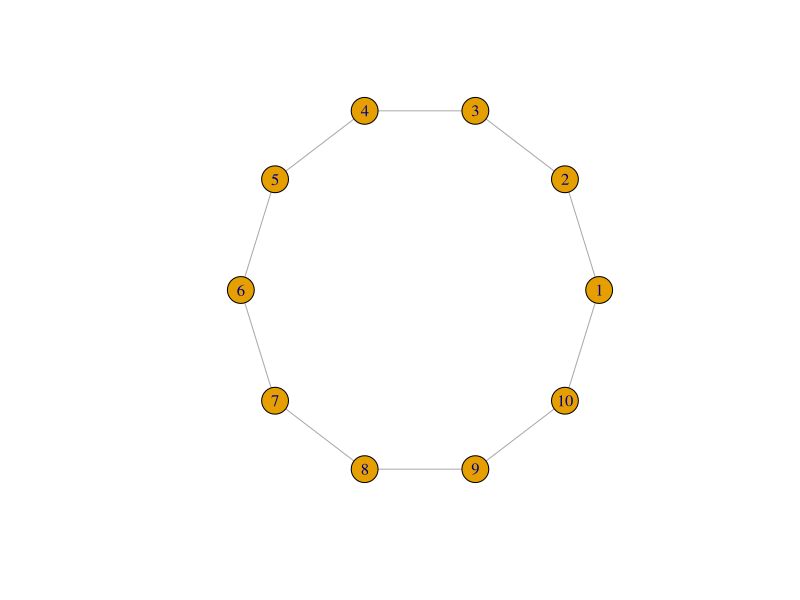
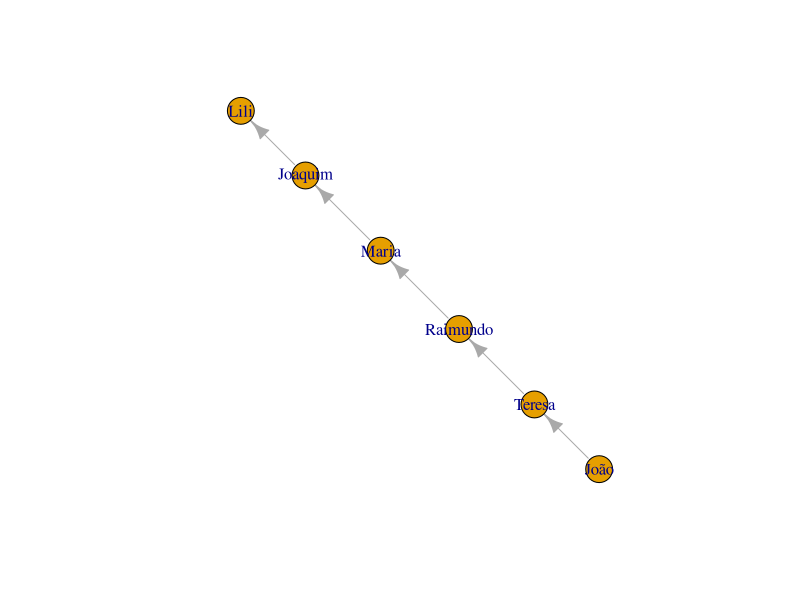
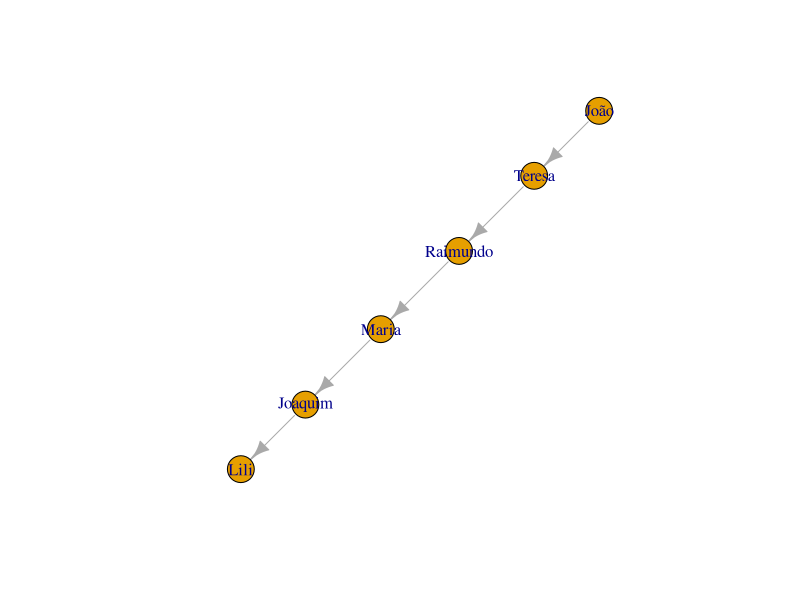
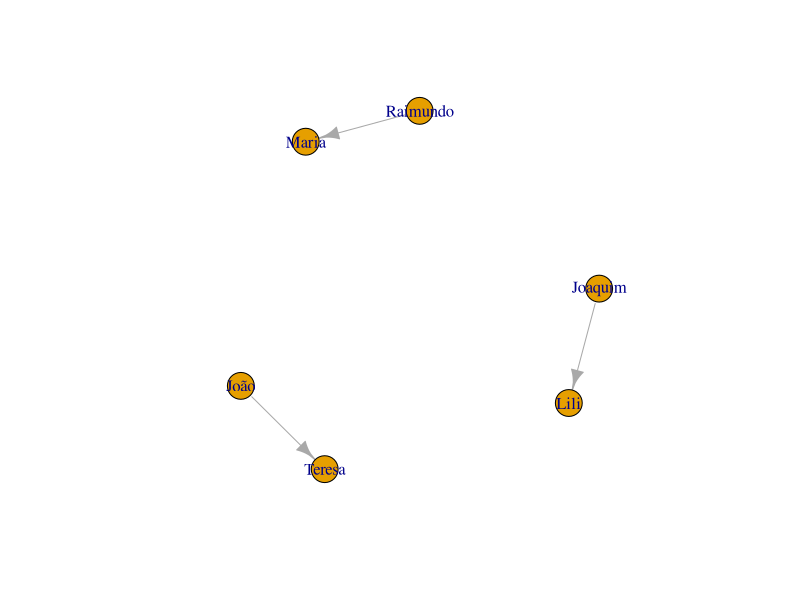
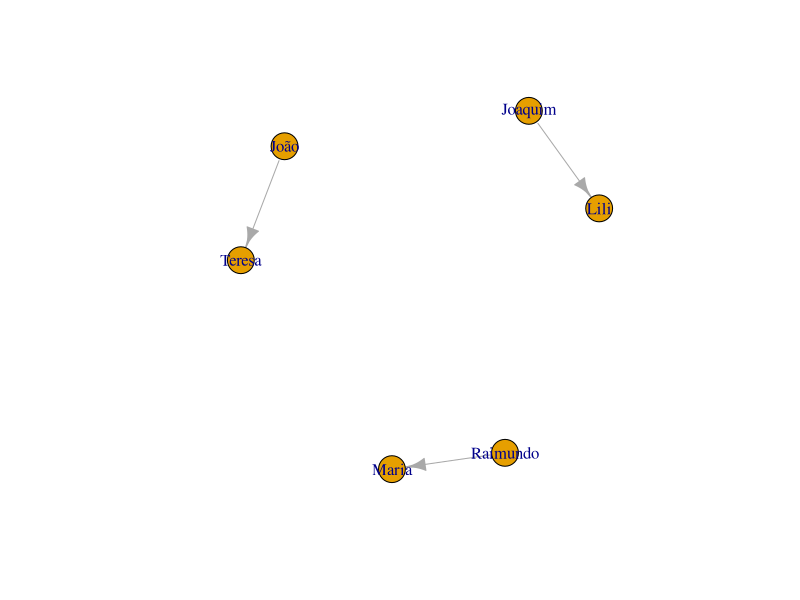

Write the R code that produced these figures, in order.
## ---- chunk 1
library(igraph) # chamando o pacote já instalado
## ---- chunk 2
 g <- make_ring(10)
     g$layout <- layout_in_circle
     plot(g)
## ---- chunk 3
library(igraph) 
g <- graph.empty(directed=TRUE) # "directed" implica distinguir entre "de" e "para" na relação entre os nós.

#  Adicionando os vértices. 
g <- g + vertex("João") 
g <- g + vertex("Teresa") 
g <- g + vertex("Raimundo") 
g <- g + vertex("Maria") 
g <- g + vertex("Joaquim") 
g <- g + vertex("Lili") 

#  Especificando as relações entres os vértices, os edges
g <- g + edges("João", "Teresa")
g <- g + edges("Teresa", "Raimundo")
g <- g + edges("Raimundo", "Maria")
g <- g + edges("Maria", "Joaquim")
g <- g + edges("Joaquim", "Lili")

plot.igraph(g) # plotando o grafo
## ---- chunk 4
library(igraph) 
g <- graph.empty(directed=TRUE) 

#  Adicionando os vértices. 
g <- g + vertex(c("João", "Teresa", "Raimundo", "Maria", "Joaquim", "Lili"))

#  Adicionando os edges em pares
g <- g + edges(c("João", "Teresa", "Teresa", "Raimundo", "Raimundo", "Maria","Maria", "Joaquim","Joaquim", "Lili"))

plot.igraph(g)
## ---- chunk 5
g <- graph.empty(directed=TRUE) 
g <- g + vertex(c("João", "Teresa", "Raimundo", "Maria", "Joaquim", "Lili"))
g <- g + edges(c("João", "Teresa", "Raimundo", "Maria","Joaquim", "Lili"))
plot.igraph(g)
## ---- chunk 6
 plot.igraph(g)
